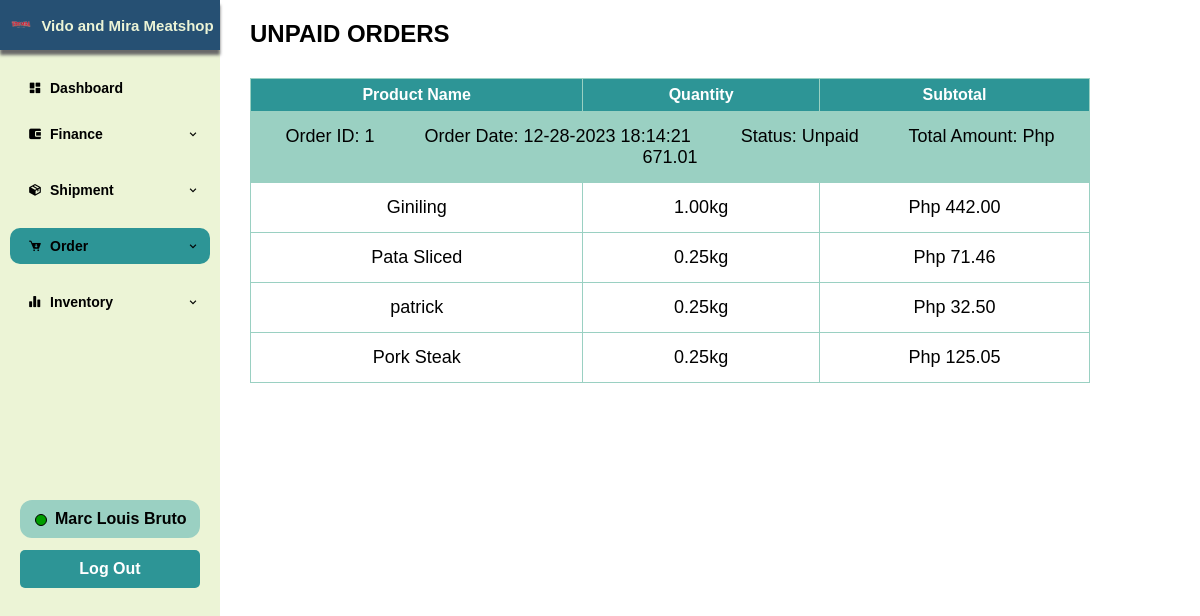
Page /Main_Dashboard/Order/order-unpaid.php (signed in) on the committed database.
### tables this page shows
CREATE TABLE `tbl_customer` (
  `customerID` int(11) NOT NULL,
  `userID` int(11) NOT NULL,
  `fullName` varchar(255) NOT NULL,
  `mobileNum` varchar(11) NOT NULL,
  `address` varchar(255) NOT NULL
);

CREATE TABLE `tbl_orderitems` (
  `orderItemID` int(11) NOT NULL,
  `orderID` int(11) NOT NULL,
  `productID` int(11) NOT NULL,
  `quantity` decimal(11,2) NOT NULL,
  `subTotal` decimal(11,2) NOT NULL
);

CREATE TABLE `tbl_order` (
  `orderID` int(11) NOT NULL,
  `customerID` int(11) NOT NULL,
  `orderDate` datetime NOT NULL,
  `totalAmount` decimal(11,2) NOT NULL,
  `status` varchar(255) NOT NULL DEFAULT 'To Ship'
);

CREATE TABLE `tbl_products` (
  `productID` int(11) NOT NULL,
  `productName` varchar(255) NOT NULL,
  `description` varchar(1000) NOT NULL,
  `productImage` varchar(255) NOT NULL,
  `price` decimal(11,2) NOT NULL,
  `stockQuantity` decimal(11,2) NOT NULL
);

### Main_Dashboard/Order/order-unpaid.php (the view, shortened to what this page needs)
<!DOCTYPE html>
<html lang="en">
<head>
    <link rel="stylesheet" href="../boardd.css">
    <link href='https://unpkg.com/boxicons@2.1.4/css/boxicons.min.css' rel='stylesheet'>
    <link rel="stylesheet" href="https://cdn.jsdelivr.net/npm/sweetalert2@10/dist/sweetalert2.min.css">
</head>
<body>
    <section id="leftbar">
        <a href="#" class="logo"><img src="../../LogIn_SignUp_Admin/Images/mira.png" alt="">Vido and Mira Meatshop</a>
        <ul class="side-menu">
            <li class=""><a href="../Dashboard/dashboard.php"><i class='bx bxs-dashboard icon'></i>Dashboard</i></a></li>
            <li class="each">
                <a href="finance.php"><i class='bx bxs-wallet-alt icon'></i>Finance<i class='bx bx-chevron-down down'></i><i class='bx bx-chevron-up up'></i></a>
            </li>
            <li class="each">
                <a href="shipment.php"><i class='bx bxs-package icon'></i>Shipment<i class='bx bx-chevron-down down'></i><i class='bx bx-chevron-up up'></i></a>
            </li>
            <li class="each">
                <a href="order.php" class='current'><i class='bx bxs-cart-download icon'></i>Order<i class='bx bx-chevron-down down'></i><i class='bx bx-chevron-up up'></i></a>
            </li>
            <li class="each">
                <a href="inventory.php"><i class='bx bxs-bar-chart-alt-2 icon'></i>Inventory<i class='bx bx-chevron-down down'></i><i class='bx bx-chevron-up up'></i></a>
            </li>
        </ul>
    </section>
    <?php
    include '../../connect.php';
    $adminID = $_SESSION['adminID'];
    $admin = "SELECT fullName FROM tbl_customer WHERE userID = $adminID";
    $result = mysqli_query($conn, $admin);
    $row = mysqli_fetch_assoc($result);
    ?>
    <div id="admin">
        <div class="admin-details">
            <div id="online"></div>
            <p id="admin-name">
                <?php echo $row['fullName']; ?>
            </p>
        </div>
        <div class="logout">
            <button type="submit" onclick="confirmLogout(<?php echo $adminID; ?>)">Log Out</button>
        </div>
    </div>
    <div id="title-live">
        <h2>UNPAID ORDERS</h2>
    </div>
    <div class="order-content">
        <table>
            <tr>
                <th>Product Name</th>
                <th>Quantity</th>
                <th>Subtotal</th>
            </tr>
            <?php
            $adminID = $_SESSION['adminID'];
            if (isset($adminID)) {
                $query = "SELECT
                tbl_order.*,
                tbl_products.productName,
                tbl_orderitems.*
                FROM
                    tbl_products
                JOIN tbl_orderitems ON tbl_products.productID = tbl_orderitems.productID
                JOIN tbl_order ON tbl_orderitems.orderID = tbl_order.orderID
                WHERE tbl_order.status = 'To Ship' OR tbl_order.status = 'Shipping'
                ORDER BY
                    tbl_order.orderID ASC
                    ";
                $result = mysqli_query($conn, $query);
                if ($result) {
                    $currentOrderID = null;
                    while ($row = mysqli_fetch_assoc($result)) {
                        $orderID = $row['orderID'];
                        $productName = $row['productName'];
                        $quantity = $row['quantity'];
                        $subtotal = $row['subTotal'];
                        $totalAmount = $row['totalAmount'];
                        $formattedDatetime = date('m-d-Y H:i:s', strtotime($row['orderDate']));
                        if ($currentOrderID !== $orderID) {
                            echo "
                                <tr><td colspan='5' id='order-details'>Order ID: $orderID &nbsp;&nbsp; &nbsp;&nbsp;  &nbsp;&nbsp; Order Date: " . $formattedDatetime . " &nbsp;&nbsp; &nbsp;&nbsp; &nbsp;&nbsp; Status: Unpaid  &nbsp;&nbsp; &nbsp;&nbsp; &nbsp;&nbsp; Total Amount: Php ". number_format($totalAmount, 2) ."
                            ";
                            $currentOrderID = $orderID;
                            echo "</td></tr>";
                        }
                        echo "
                        <tr>
                            <td>" . $productName . "</td>
                            <td>" . $quantity . "kg</td>
                            <td>Php " . number_format($subtotal,2) . "</td>
                        </tr>
                        ";
                    }
                }
            }
            ?>
        </table>
    </div>
</body>
</html>

### Main_Dashboard/boardd.css (style rules this page uses)
:root { --color1: #ECF4D6; --color2: #9AD0C2; --color3: #2D9596; --color4: #265073; --color5: #000000; }
a { text-decoration: none; color: #000000; }
li { list-style: none; }
* { padding: 0; margin: 0; box-sizing: border-box; font-family: 'Gill Sans', 'Gill Sans MT', Calibri, 'Trebuchet MS', sans-serif; }
body { background-color: ghostwhite; }
#leftbar { position: fixed; top: 0; left: 0; width: 220px; height: 100%; background-color: var(--color1); overflow-y: auto; scrollbar-width: none; }
#leftbar img { margin: 0px 5px 0px 0px; width: 30px; }
#leftbar .logo { background-color: var(--color4); display: flex; position: fixed; align-items: center; justify-content: center; width: 220px; height: 50px; font-size: 15px; font-weight: bolder; color: var(--color1); box-shadow: 0px 5px 3px #696969; }
#leftbar .icon { min-width: 30px; display: flex; align-items: center; justify-content: center; }
#leftbar .side-menu .each .down { margin-left: auto; display: flex; }
#leftbar .side-menu { margin-top: 50px; padding: 10px; }
#leftbar .side-menu a { display: flex; margin: 10px 0; padding: 10px 10px; align-items: center; transition: all .3s ease; border-radius: 10px; }
#leftbar .side-menu>li>a { font-size: 14px; font-weight: bold; }
#leftbar .side-menu .current { background-color: var(--color3); }
#title-live { padding-top: 20px; margin-left: 250px; display: inline-block; }
button { background-color: var(--color3); color: white; padding: 10px 15px; border: none; border-radius: 5px; cursor: pointer; font-size: 16px; transition: background-color 0.3s ease, color 0.3s ease; }
.logout button { width: 180px; margin-left: 20px; margin-top: 200px; font-weight: bold; position: fixed; }
.admin-details { margin-top: 150px; position: fixed; left: 5px; }
#admin { position: fixed; z-index: 1; top: 350px; }
#admin-name { width: 180px; margin-left: 15px; padding: 10px 0px; border-radius: 12px; background-color: var(--color2); font-weight: bold; padding-left: 35px; }
#online { border: 1px solid black; background-color: rgb(0, 157, 0); width: 12px; position: absolute; top: 14px; left: 30px; height: 12px; border-radius: 20px; }
.order-content table { width: 70%; border-collapse: collapse; border: 1px solid var(--color3); border-radius: 12px; font-family: 'Gill Sans', 'Gill Sans MT', Calibri, 'Trebuchet MS', sans-serif; margin: 30px 20px 30px 250px; }
.order-content td { font-size: 18px; }
.order-content th, .order-content td { padding: 14px; text-align: center; }
.order-content th { background-color: var(--color3); color: rgb(255, 255, 255); font-size: 16px; padding: 7px 20px; border: 1px solid var(--color2); }
.order-content td { border: 1px solid var(--color2); }
#order-details { background-color: var(--color2); position: relative; }
* { margin: 0; padding: 0; box-sizing: border-box; }
body { background-color: rgb(255, 255, 255); font-family: Cambria, Cochin, Georgia, Times, 'Times New Roman', serif; }

### rows in the picture
tbl_customer: fullName "Marc Louis Bruto"
tbl_orderitems: orderID "1", orderID.orderDate "12-28-2023 18:14:21", orderID.totalAmount "671.01", productID.productName "Giniling", quantity "1.00", subTotal "442.00"
tbl_orderitems: productID.productName "Pata Sliced", quantity "0.25", subTotal "71.46"
tbl_orderitems: productID.productName "patrick", quantity "0.25", subTotal "32.50"
tbl_orderitems: productID.productName "Pork Steak", quantity "0.25", subTotal "125.05"
